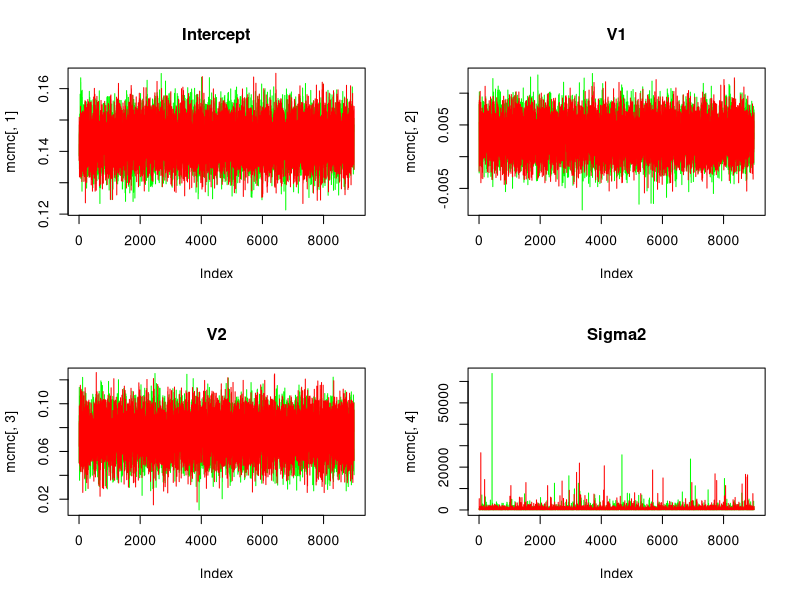
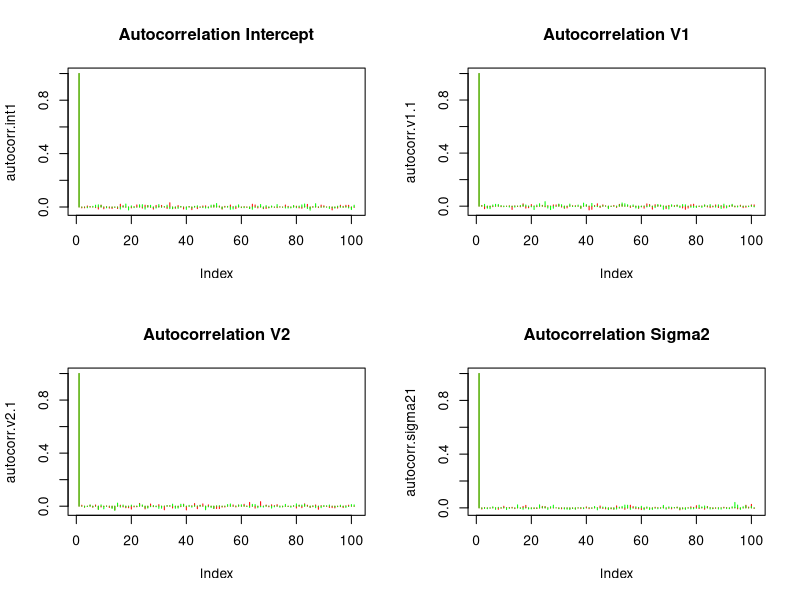
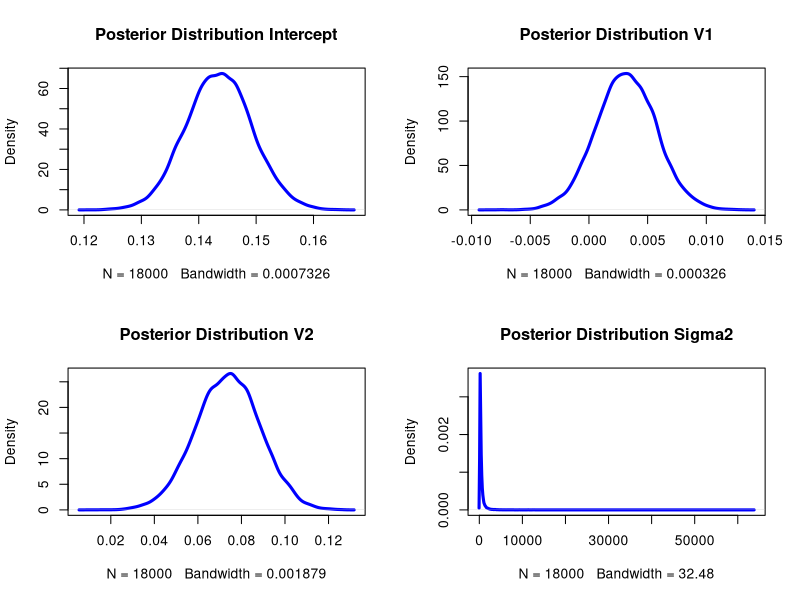

These charts were generated, in order, by the following R code:
# -------------------------------
# Gibbs Sampling algorithm in R
# -------------------------------


# Constructing some data

  # Var/Covar matrix in population, first column is y-var
  sigma <- matrix(c(1,    0.25,  0.25,  0.25,   
                      0.25,   1,     0.25,  0.25,    
                      0.25,   0.25,  1,     0.25,     
                      0.25,   0.25,  0.25,   1),nrow=4,ncol=4)
  
  # Mean vector in population
  mu <- rep(0,4)
  
  # Sample from this multivariate normal distribution
  library(MASS)
  data <- as.data.frame(mvrnorm(n = 1000, mu, sigma, empirical=FALSE))


  
# ---------------------------------------------------------
# For Gibbs sampling, we need starting values. Let's take
# parameters of frequentist regression. 
# ---------------------------------------------------------

regression <- function(y, ...) { 
  
  # Constructing Matrix for Dependent Variable
  y.matrix <- as.matrix(y)
  
  # Constructing Matrix for Independent Variables
  predictors <- list(...) 
  x.matrix.initial <- do.call(cbind,predictors) 
  x.matrix <- cbind(x.matrix.initial, rep(1, nrow(x.matrix.initial)))
    
  # Yield ML-Estimates
  
    # Regression Coefficients
    tX.X <-solve(t(x.matrix)%*%x.matrix) 
    X <- tX.X%*%t(x.matrix) 
    coefs <<- X%*%y.matrix 
  
    # Residual Variance
    yhat <- x.matrix%*%coefs
    n = nrow(x.matrix)
    k = ncol(x.matrix)
    sigma2 <<- (sum((y.matrix - yhat)^2))/(n-k)
    
    # Predicted Values
    yhat <<- x.matrix%*%coefs
  
}

# Construct Maximum Likelihood Estimates
with(data, regression(V1,V2,V3))



# ------------------------------------------------
# Running two Gibbs samplers as separate chains
# ------------------------------------------------
  
# Define Variables, Sample Size, Number of Iterations
y <- data$V1
x1 <- data$V2
x2 <- data$V3
n <- length(data)
n.iter <- 10000

# Define whatever (informative) prior distributions
mu <- c(0.143527386, 0.003159547, 0.073368232)
tau <- c(0.005776833, 0.002544000, 0.014750001)
scale <- 0.001
shape <- 0.001

# Construct Matrices in which MCMC Results are stored

  # For First Chain
  mcmc <- matrix(0,n.iter,4)
  names <- c("Intercept","Beta 1", "Beta 2", "Sigma2")
  colnames(mcmc) <- names

  # For Second Chain
  mcmc2 <- matrix(0,n.iter,4)
  names <- c("Intercept","Beta 1", "Beta 2", "Sigma2")
  colnames(mcmc) <- names
  
  # For Posterior Predictive Check
  ppp <- rep(NA, n.iter)


# First Chain: Gibbs Sampling with ML-Estimates as Initial Values
for(i in 1:n.iter){
  
  # Sample from Conditional Posterior of Sigma2
  SSE <- sum( (y-coefs[1] - x1*coefs[2] - x2*coefs[3]) ^2)
  sigma2 <- 1/rgamma(1,n/2+scale,SSE/2+shape)
  
  # Sample from Conditional Posterior of Intercept
  numerator1 <- sum(y-x1*coefs[2]-x2*coefs[3])/sigma2 + mu[1]/tau[1]^2
  denominator1 <- n/sigma2 + 1/tau[1]^2
  coefs[1] <- rnorm(1,numerator1/denominator1,sqrt(1/denominator1))
  
  numerator2 <- sum(x1*(y-coefs[1] - x2*coefs[3]))/sigma2 + mu[2]/tau[2]^2
  denominator2 <- sum(x1^2)/sigma2 + 1/tau[2]^2
  coefs[2] <- rnorm(1,numerator2/denominator2,sqrt(1/denominator2))
  
  # Sample from Conditional Posterior of Sex
  numerator3 <- sum(x2*(y-coefs[1] - x1*coefs[2]))/sigma2 + mu[3]/tau[3]^2
  denominator3 <- sum(x2^2)/sigma2 + 1/tau[3]^2
  coefs[3] <- rnorm(1,numerator3/denominator3,sqrt(1/denominator3))
  
  # Store Results in prepared Matrix
  mcmc[i,] <- c(coefs,sigma2)
  
}



# Second Chain: Gibbs Sampling with arbitrary Initial Values

initials <- c(0.01, 0.01, 0.01)
sigma2.2 <- 0.01

# GIBBS Sampling and PPC
for(i in 1:n.iter){
  
  # Sample from Conditional Posterior of Sigma2
  SSE <- sum( (y-initials[1] - x1*initials[2] - x2*initials[3]) ^2)
  sigma2.2 <- 1/rgamma(1,n/2+scale,SSE/2+shape)
  
  # Sample from Conditional Posterior of Intercept
  numerator1 <- sum(y-x1*initials[2]-x2*initials[3])/sigma2.2 + mu[1]/tau[1]^2
  denominator1 <- n/sigma2.2 + 1/tau[1]^2
  initials[1] <- rnorm(1,numerator1/denominator1,sqrt(1/denominator1))
  
  # Sample from Conditional Posterior of Education
  numerator2 <- sum(x1*(y-initials[1] - x2*initials[3]))/sigma2.2 + mu[2]/tau[2]^2
  denominator2 <- sum(x1^2)/sigma2.2 + 1/tau[2]^2
  initials[2] <- rnorm(1,numerator2/denominator2,sqrt(1/denominator2))
  
  # Sample from Conditional Posterior of Sex
  numerator3 <- sum(x2*(y-initials[1] - x1*initials[2]))/sigma2.2 + mu[3]/tau[3]^2
  denominator3 <- sum(x2^2)/sigma2.2 + 1/tau[3]^2
  initials[3] <- rnorm(1,numerator3/denominator3,sqrt(1/denominator3))
  
  # Store Results in prepared Matrix
  mcmc2[i,] <- c(initials,sigma2.2)
  
}


# Cut off Burn-in period for all following tasks
burn <- 1000
mcmc <- mcmc[-c(1:burn),]
mcmc2 <- mcmc2[-c(1:burn),]



  

# -------------------------------------------------
# 4. Assessing Autocorrelation and History Plots
# -------------------------------------------------

# History Plots
  
  par(mfrow=c(2,2))
  
  # Intercept
  plot(mcmc[,1], type="l", col="green", main="Intercept")
  lines(mcmc2[,1], type="l", col="red")
  
  # V1
  plot(mcmc[,2], type="l", col="green", main="V1")
  lines(mcmc2[,2], type="l", col="red")
  
  # V2
  plot(mcmc[,3], type="l", col="green", main="V2")
  lines(mcmc2[,3], type="l", col="red")
  
  # Sigma2
  plot(mcmc[,4], type="l", col="green", main="Sigma2")
  lines(mcmc2[,4], type="l", col="red")
  

# Autocorrelation Plots
  
  #### Computation ####
  
  # Create empty vectors to store autocorrelation estimates
  autocorr.int1 <- 0
  autocorr.int2 <- 0
  autocorr.v1.1 <- 0
  autocorr.v1.2 <- 0
  autocorr.v2.1 <- 0
  autocorr.v2.2 <- 0
  autocorr.sigma21 <- 0
  autocorr.sigma22 <- 0
  
  # Intercept - Chain 1
  
    # Centering Values
    centered <- mcmc[,1] - mean(mcmc[,1])             
    # Calculate Variance                                    
    var <- sum(centered * centered) / (n.iter-burn)                   
    # Set first Element to 1
    autocorr.int1[1] <- 1                                 
    # Calculate Autocorrelation and Store Results
    for(i in 1:100){                              
      lag <- centered[-c(1:i)]                        
      lag.alt <- centered[1:(length(lag))]            
      autocorr.int1[i+1] <- (sum(lag.alt * lag) / (n.iter-burn)) / var  
    }
    
  
  # Intercept - Chain 2
    
    # Centering Values
    centered <- mcmc2[,1] - mean(mcmc2[,1])             
    # Calculate Variance                                    
    var <- sum(centered * centered) / n                  
    # Set first Element to 1
    autocorr.int2[1] <- 1                                 
    # Calculate Autocorrelation and Store Results
    for(i in 1:100){                              
      lag <- centered[-c(1:i)]                        
      lag.alt <- centered[1:(length(lag))]            
      autocorr.int2[i+1] <- (sum(lag.alt * lag) / n) / var  
    }
  
   
  # V1 - Chain 1
  
    # Centering Values
    centered <- mcmc[,2] - mean(mcmc[,2])             
    # Calculate Variance                                    
    var <- sum(centered * centered) / (n.iter-burn)                   
    # Set first Element to 1
    autocorr.v1.1[1] <- 1                                 
    # Calculate Autocorrelation and Store Results
    for(i in 1:100){                              
      lag <- centered[-c(1:i)]                        
      lag.alt <- centered[1:(length(lag))]            
      autocorr.v1.1[i+1] <- (sum(lag.alt * lag) / (n.iter-burn)) / var  
    }
  
  
  # V2 - Chain 2
  
    # Centering Values
    centered <- mcmc2[,2] - mean(mcmc2[,2])             
    # Calculate Variance                                    
    var <- sum(centered * centered) / (n.iter-burn)                   
    # Set first Element to 1
    autocorr.v1.2[1] <- 1                                 
    # Calculate Autocorrelation and Store Results
    for(i in 1:100){                              
      lag <- centered[-c(1:i)]                        
      lag.alt <- centered[1:(length(lag))]            
      autocorr.v1.2[i+1] <- (sum(lag.alt * lag) / (n.iter-burn)) / var  
    }
  
    
  # V2 - Chain 1
    
    # Centering Values
    centered <- mcmc[,3] - mean(mcmc[,3])             
    # Calculate Variance                                    
    var <- sum(centered * centered) / (n.iter-burn)                   
    # Set first Element to 1
    autocorr.v2.1[1] <- 1                                 
    # Calculate Autocorrelation and Store Results
    for(i in 1:100){                              
      lag <- centered[-c(1:i)]                        
      lag.alt <- centered[1:(length(lag))]            
      autocorr.v2.1[i+1] <- (sum(lag.alt * lag) / (n.iter-burn)) / var  
    }
    
    
  # V2 - Chain 2
    
    # Centering Values
    centered <- mcmc2[,3] - mean(mcmc2[,3])             
    # Calculate Variance                                    
    var <- sum(centered * centered) / (n.iter-burn)                   
    # Set first Element to 1
    autocorr.v2.2[1] <- 1                                 
    # Calculate Autocorrelation and Store Results
    for(i in 1:100){                              
      lag <- centered[-c(1:i)]                        
      lag.alt <- centered[1:(length(lag))]            
      autocorr.v2.2[i+1] <- (sum(lag.alt * lag) / (n.iter-burn)) / var  
    }
    
   
  # Sigma2 - Chain 1
    
    # Centering Values
    centered <- mcmc[,4] - mean(mcmc[,4])             
    # Calculate Variance                                    
    var <- sum(centered * centered) / (n.iter-burn)                   
    # Set first Element to 1
    autocorr.sigma21[1] <- 1                                 
    # Calculate Autocorrelation and Store Results
    for(i in 1:100){                              
      lag <- centered[-c(1:i)]                        
      lag.alt <- centered[1:(length(lag))]            
      autocorr.sigma21[i+1] <- (sum(lag.alt * lag) / (n.iter-burn)) / var  
    }
    
    
  # Sigma2 - Chain 2
    
    # Centering Values
    centered <- mcmc2[,4] - mean(mcmc2[,4])             
    # Calculate Variance                                    
    var <- sum(centered * centered) / (n.iter-burn)                   
    # Set first Element to 1
    autocorr.sigma22[1] <- 1                                 
    # Calculate Autocorrelation and Store Results
    for(i in 1:100){                              
      lag <- centered[-c(1:i)]                        
      lag.alt <- centered[1:(length(lag))]            
      autocorr.sigma22[i+1] <- (sum(lag.alt * lag) / (n.iter-burn)) / var  
    }
    
   

    #### Plotting ####
    # Plot Autocorrelation for Intercept
    par(mfrow=c(2,2))
    plot(autocorr.int1, type="h", col="red", main="Autocorrelation Intercept") 
    lines(autocorr.int2, type="h", col="green")
    
    # Plot Autocorrelation for Sex
    plot(autocorr.v1.1, type="h", col="red", main="Autocorrelation V1") 
    lines(autocorr.v1.2, type="h", col="green")
    
    # Plot Autocorrelation for Education
    plot(autocorr.v2.1, type="h", col="red", main="Autocorrelation V2") 
    lines(autocorr.v2.2, type="h", col="green")
    
    # Plot Autocorrelation for Sigma2
    plot(autocorr.sigma21, type="h", col="red", main="Autocorrelation Sigma2") 
    lines(autocorr.sigma22, type="h", col="green")
  
    
    
# ------------------------
# 5. Evaluating Results
# ------------------------

# Merging both chains together
joint.mcmc <- rbind(mcmc, mcmc2)

# Construct Bayesian Regression Table
results <- matrix(nrow=4, ncol=4)

names2 <- c("Intercept", "V1", "V2", "Sigma2")
rownames(results) <- names2
names3 <- c("Mean", "SD", "2.5 CI", "97.5 CI")
colnames(results) <- names3

results[1,1] <- mean(joint.mcmc[,1])
results[1,2] <- sd(joint.mcmc[,1])
results[1,3] <- mean(joint.mcmc[,1])-1.96*sd(joint.mcmc[,1])
results[1,4] <- mean(joint.mcmc[,1])+1.96*sd(joint.mcmc[,1])

results[2,1] <- mean(joint.mcmc[,2])
results[2,2] <- sd(joint.mcmc[,2])
results[2,3] <- mean(joint.mcmc[,2])-1.96*sd(joint.mcmc[,2])
results[2,4] <- mean(joint.mcmc[,2])+1.96*sd(joint.mcmc[,2])

results[3,1] <- mean(joint.mcmc[,3])
results[3,2] <- sd(joint.mcmc[,3])
results[3,3] <- mean(joint.mcmc[,3])-1.96*sd(joint.mcmc[,3])
results[3,4] <- mean(joint.mcmc[,3])+1.96*sd(joint.mcmc[,3])

results[4,1] <- mean(joint.mcmc[,4])
results[4,2] <- sd(joint.mcmc[,4])
results[4,3] <- mean(joint.mcmc[,4])-1.96*sd(joint.mcmc[,4])
results[4,4] <- mean(joint.mcmc[,4])+1.96*sd(joint.mcmc[,4])

# Display Bayesian Regression Table
results

# Display Posterior Distributions (add titles, axes)
par(mfrow=c(2,2))
plot(density(joint.mcmc[,1]), col="blue", lwd=3, main="Posterior Distribution Intercept")
plot(density(joint.mcmc[,2]), col="blue", lwd=3, main="Posterior Distribution V1")
plot(density(joint.mcmc[,3]), col="blue", lwd=3, main="Posterior Distribution V2")
plot(density(joint.mcmc[,4]), col="blue", lwd=3, main="Posterior Distribution Sigma2")





